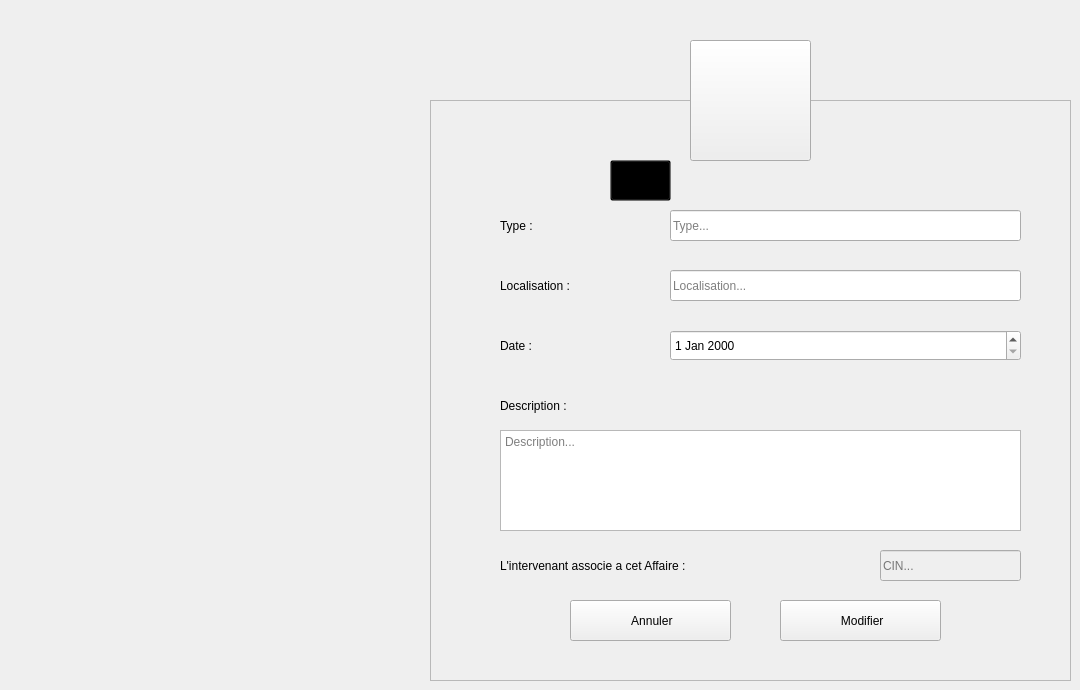
    <widget class="QWidget" name="Modifier_affaire">
     <widget class="QFrame" name="frame_9">
      <property name="geometry">
       <rect>
        <x>430</x>
        <y>100</y>
        <width>641</width>
        <height>581</height>
       </rect>
      </property>
      <property name="styleSheet">
       <string notr="true"/>
      </property>
      <property name="frameShape">
       <enum>QFrame::StyledPanel</enum>
      </property>
      <property name="frameShadow">
       <enum>QFrame::Raised</enum>
      </property>
      <widget class="QLabel" name="L_ModifierAffaire">
       <property name="geometry">
        <rect>
         <x>230</x>
         <y>59</y>
         <width>281</width>
         <height>41</height>
        </rect>
       </property>
       <property name="font">
        <font>
         <family>century gothic</family>
         <pointsize>-1</pointsize>
         <weight>75</weight>
         <bold>true</bold>
        </font>
       </property>
       <property name="styleSheet">
        <string notr="true">background: transparent;</string>
       </property>
       <property name="text">
        <string>Modifier un Affaire</string>
       </property>
      </widget>
      <widget class="QLabel" name="L_MTypeAffaire">
       <property name="geometry">
        <rect>
         <x>70</x>
         <y>110</y>
         <width>121</width>
         <height>31</height>
        </rect>
       </property>
       <property name="styleSheet">
        <string notr="true">background: transparent;</string>
       </property>
       <property name="text">
        <string>Type :</string>
       </property>
      </widget>
      <widget class="QLabel" name="L_MDateAffaire">
       <property name="geometry">
        <rect>
         <x>70</x>
         <y>230</y>
         <width>121</width>
         <height>31</height>
        </rect>
       </property>
       <property name="styleSheet">
        <string notr="true">background: transparent;</string>
       </property>
       <property name="text">
        <string>Date :</string>
       </property>
      </widget>
      <widget class="QLabel" name="L_MLocalAffaire">
       <property name="geometry">
        <rect>
         <x>70</x>
         <y>170</y>
         <width>151</width>
         <height>31</height>
        </rect>
       </property>
       <property name="styleSheet">
        <string notr="true">background: transparent;</string>
       </property>
       <property name="text">
        <string>Localisation :</string>
       </property>
      </widget>
      <widget class="QLineEdit" name="LE_MTypeAffaire">
       <property name="geometry">
        <rect>
         <x>240</x>
         <y>110</y>
         <width>351</width>
         <height>31</height>
        </rect>
       </property>
       <property name="placeholderText">
        <string>Type...</string>
       </property>
      </widget>
      <widget class="QLineEdit" name="LE_MLocalAffaire">
       <property name="geometry">
        <rect>
         <x>240</x>
         <y>170</y>
         <width>351</width>
         <height>31</height>
        </rect>
       </property>
       <property name="placeholderText">
        <string>Localisation...</string>
       </property>
      </widget>
      <widget class="QPushButton" name="B_MConfirmerAffaire">
       <property name="geometry">
        <rect>
         <x>350</x>
         <y>500</y>
         <width>161</width>
         <height>41</height>
        </rect>
       </property>
       <property name="cursor">
        <cursorShape>PointingHandCursor</cursorShape>
       </property>
       <property name="text">
        <string> Modifier</string>
       </property>
       <property name="icon">
        <iconset>
         <normaloff>:/Recources/Images/confirm.png</normaloff>:/Recources/Images/confirm.png</iconset>
       </property>
       <property name="iconSize">
        <size>
         <width>20</width>
         <height>20</height>
        </size>
       </property>
      </widget>
      <widget class="QPushButton" name="B_MAnnulerAffaire">
       <property name="geometry">
        <rect>
         <x>140</x>
         <y>500</y>
         <width>161</width>
         <height>41</height>
        </rect>
       </property>
       <property name="cursor">
        <cursorShape>PointingHandCursor</cursorShape>
       </property>
       <property name="text">
        <string> Annuler</string>
       </property>
       <property name="icon">
        <iconset>
         <normaloff>:/Recources/Images/close.png</normaloff>:/Recources/Images/close.png</iconset>
       </property>
       <property name="iconSize">
        <size>
         <width>16</width>
         <height>16</height>
        </size>
       </property>
      </widget>
      <widget class="QToolButton" name="toolButton_11">
       <property name="geometry">
        <rect>
         <x>180</x>
         <y>60</y>
         <width>61</width>
         <height>41</height>
        </rect>
       </property>
       <property name="styleSheet">
        <string notr="true">background: transparent;</string>
       </property>
       <property name="text">
        <string/>
       </property>
       <property name="icon">
        <iconset>
         <normaloff>:/Recources/Images/edit-property.png</normaloff>:/Recources/Images/edit-property.png</iconset>
       </property>
       <property name="iconSize">
        <size>
         <width>35</width>
         <height>35</height>
        </size>
       </property>
      </widget>
      <widget class="QLabel" name="L_MDescAffaire">
       <property name="geometry">
        <rect>
         <x>70</x>
         <y>290</y>
         <width>151</width>
         <height>31</height>
        </rect>
       </property>
       <property name="styleSheet">
        <string notr="true">background: transparent;</string>
       </property>
       <property name="text">
        <string>Description :</string>
       </property>
      </widget>
      <widget class="QTextEdit" name="TE_MDescAffaire">
       <property name="geometry">
        <rect>
         <x>70</x>
         <y>330</y>
         <width>521</width>
         <height>101</height>
        </rect>
       </property>
       <property name="styleSheet">
        <string notr="true"/>
       </property>
       <property name="placeholderText">
        <string>Description...</string>
       </property>
      </widget>
      <widget class="QLabel" name="L_MCinIntAffaire">
       <property name="geometry">
        <rect>
         <x>70</x>
         <y>450</y>
         <width>381</width>
         <height>31</height>
        </rect>
       </property>
       <property name="styleSheet">
        <string notr="true">background: transparent;</string>
       </property>
       <property name="text">
        <string>L'intervenant associe a cet Affaire :</string>
       </property>
      </widget>
      <widget class="QLineEdit" name="LE_MCinIntAffaire">
       <property name="enabled">
        <bool>false</bool>
       </property>
       <property name="geometry">
        <rect>
         <x>450</x>
         <y>450</y>
         <width>141</width>
         <height>31</height>
        </rect>
       </property>
       <property name="placeholderText">
        <string>CIN...</string>
       </property>
      </widget>
      <widget class="QDateEdit" name="DE_MDateAffaire">
       <property name="geometry">
        <rect>
         <x>240</x>
         <y>230</y>
         <width>351</width>
         <height>31</height>
        </rect>
       </property>
      </widget>
     </widget>
     <widget class="QToolButton" name="toolButton_10">
      <property name="geometry">
       <rect>
        <x>690</x>
        <y>40</y>
        <width>121</width>
        <height>121</height>
       </rect>
      </property>
      <property name="styleSheet">
       <string notr="true"/>
      </property>
      <property name="text">
       <string/>
      </property>
      <property name="icon">
       <iconset>
        <normaloff>:/Recources/Images/gavel.png</normaloff>:/Recources/Images/gavel.png</iconset>
      </property>
      <property name="iconSize">
       <size>
        <width>64</width>
        <height>64</height>
       </size>
      </property>
     </widget>
    </widget>
